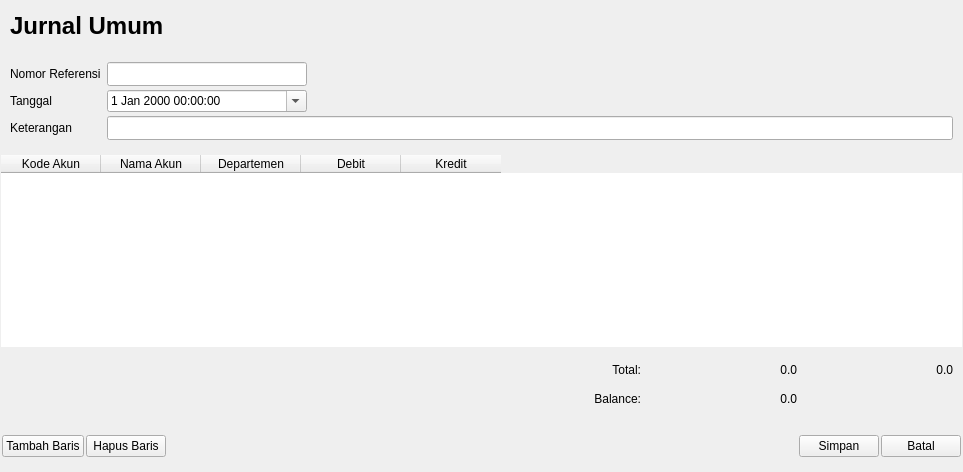
            <widget class="QWidget" name="st_BukuBesar_DaftarTransaksiJurnal_Tambah">
             <layout class="QVBoxLayout" name="ivl_BukuBesar_DaftarTransaksiJurnal_Tambah_Luar">
              <property name="spacing">
               <number>0</number>
              </property>
              <property name="margin">
               <number>0</number>
              </property>
              <item>
               <widget class="QFrame" name="fr_BukuBesar_DaftarTransaksiJurnal_Tambah">
                <property name="styleSheet">
                 <string notr="true">QFrame{border-style:none;border-width:0px;}</string>
                </property>
                <property name="frameShape">
                 <enum>QFrame::StyledPanel</enum>
                </property>
                <property name="frameShadow">
                 <enum>QFrame::Raised</enum>
                </property>
                <layout class="QVBoxLayout" name="ivl_BukuBesar_DaftarTransaksiJurnal_Tambah_Dalam">
                 <property name="spacing">
                  <number>2</number>
                 </property>
                 <property name="margin">
                  <number>1</number>
                 </property>
                 <item>
                  <widget class="QFrame" name="fr_BukuBesar_DaftarTransaksiJurnal_Tambah_Ft">
                   <property name="sizePolicy">
                    <sizepolicy hsizetype="Preferred" vsizetype="Preferred">
                     <horstretch>0</horstretch>
                     <verstretch>1</verstretch>
                    </sizepolicy>
                   </property>
                   <property name="minimumSize">
                    <size>
                     <width>0</width>
                     <height>50</height>
                    </size>
                   </property>
                   <property name="maximumSize">
                    <size>
                     <width>16777215</width>
                     <height>50</height>
                    </size>
                   </property>
                   <property name="frameShape">
                    <enum>QFrame::StyledPanel</enum>
                   </property>
                   <property name="frameShadow">
                    <enum>QFrame::Raised</enum>
                   </property>
                   <layout class="QHBoxLayout" name="ihl_BukuBesar_DaftarTransaksiJurnal_Tambah_Ft">
                    <item>
                     <widget class="QLabel" name="lb_BukuBesar_DaftarTransaksiJurnal_Tambah_Ft_Judul">
                      <property name="sizePolicy">
                       <sizepolicy hsizetype="Preferred" vsizetype="Preferred">
                        <horstretch>0</horstretch>
                        <verstretch>1</verstretch>
                       </sizepolicy>
                      </property>
                      <property name="minimumSize">
                       <size>
                        <width>200</width>
                        <height>0</height>
                       </size>
                      </property>
                      <property name="maximumSize">
                       <size>
                        <width>200</width>
                        <height>16777215</height>
                       </size>
                      </property>
                      <property name="font">
                       <font>
                        <pointsize>18</pointsize>
                        <weight>75</weight>
                        <italic>false</italic>
                        <bold>true</bold>
                       </font>
                      </property>
                      <property name="text">
                       <string>Jurnal Umum</string>
                      </property>
                     </widget>
                    </item>
                    <item>
                     <spacer name="hs_BukuBesar_DaftarTransaksiJurnal_Tambah_Ft_sp">
                      <property name="orientation">
                       <enum>Qt::Horizontal</enum>
                      </property>
                      <property name="sizeHint" stdset="0">
                       <size>
                        <width>377</width>
                        <height>20</height>
                       </size>
                      </property>
                     </spacer>
                    </item>
                   </layout>
                  </widget>
                 </item>
                 <item>
                  <widget class="QFrame" name="fr_BukuBesar_DaftarTransaksiJurnal_Tambah_Fcontent">
                   <property name="sizePolicy">
                    <sizepolicy hsizetype="Preferred" vsizetype="Preferred">
                     <horstretch>0</horstretch>
                     <verstretch>1</verstretch>
                    </sizepolicy>
                   </property>
                   <property name="minimumSize">
                    <size>
                     <width>0</width>
                     <height>100</height>
                    </size>
                   </property>
                   <property name="maximumSize">
                    <size>
                     <width>16777215</width>
                     <height>100</height>
                    </size>
                   </property>
                   <property name="frameShape">
                    <enum>QFrame::StyledPanel</enum>
                   </property>
                   <property name="frameShadow">
                    <enum>QFrame::Raised</enum>
                   </property>
                   <layout class="QFormLayout" name="ifl_BukuBesar_DaftarTransaksiJurnal_Tambah_Fcontent">
                    <property name="verticalSpacing">
                     <number>4</number>
                    </property>
                    <item row="1" column="1">
                     <widget class="QLineEdit" name="le_BukuBesar_DaftarTransaksiJurnal_Tambah_NomorReferensi">
                      <property name="minimumSize">
                       <size>
                        <width>200</width>
                        <height>24</height>
                       </size>
                      </property>
                      <property name="maximumSize">
                       <size>
                        <width>200</width>
                        <height>16777215</height>
                       </size>
                      </property>
                     </widget>
                    </item>
                    <item row="3" column="1">
                     <widget class="QLineEdit" name="le_BukuBesar_DaftarTransaksiJurnal_Tambah_Keterangan">
                      <property name="minimumSize">
                       <size>
                        <width>0</width>
                        <height>24</height>
                       </size>
                      </property>
                     </widget>
                    </item>
                    <item row="3" column="0">
                     <widget class="QLabel" name="lb_BukuBesar_DaftarTransaksiJurnal_Tambah_Keterangan">
                      <property name="text">
                       <string>Keterangan</string>
                      </property>
                     </widget>
                    </item>
                    <item row="2" column="0">
                     <widget class="QLabel" name="lb_BukuBesar_DaftarTransaksiJurnal_Tambah_Tanggal">
                      <property name="text">
                       <string>Tanggal</string>
                      </property>
                     </widget>
                    </item>
                    <item row="1" column="0">
                     <widget class="QLabel" name="lb_BukuBesar_DaftarTransaksiJurnal_Tambah_NomorReferensi">
                      <property name="text">
                       <string>Nomor Referensi</string>
                      </property>
                     </widget>
                    </item>
                    <item row="2" column="1">
                     <widget class="QDateTimeEdit" name="dte_BukuBesar_DaftarTransaksiJurnal_Tambah_Tanggal">
                      <property name="minimumSize">
                       <size>
                        <width>200</width>
                        <height>0</height>
                       </size>
                      </property>
                      <property name="maximumSize">
                       <size>
                        <width>200</width>
                        <height>16777215</height>
                       </size>
                      </property>
                      <property name="calendarPopup">
                       <bool>true</bool>
                      </property>
                     </widget>
                    </item>
                   </layout>
                  </widget>
                 </item>
                 <item>
                  <widget class="QTableWidget" name="tbl_BukuBesar_DaftarTransaksiJurnal_Tambah_List">
                   <property name="sizePolicy">
                    <sizepolicy hsizetype="Expanding" vsizetype="Expanding">
                     <horstretch>0</horstretch>
                     <verstretch>1</verstretch>
                    </sizepolicy>
                   </property>
                   <column>
                    <property name="text">
                     <string>Kode Akun</string>
                    </property>
                   </column>
                   <column>
                    <property name="text">
                     <string>Nama Akun</string>
                    </property>
                   </column>
                   <column>
                    <property name="text">
                     <string>Departemen</string>
                    </property>
                   </column>
                   <column>
                    <property name="text">
                     <string>Debit</string>
                    </property>
                   </column>
                   <column>
                    <property name="text">
                     <string>Kredit</string>
                    </property>
                   </column>
                  </widget>
                 </item>
                 <item>
                  <widget class="QFrame" name="fr_BukuBesar_DaftarTransaksiJurnal_Tambah_Fsum">
                   <property name="sizePolicy">
                    <sizepolicy hsizetype="Preferred" vsizetype="Preferred">
                     <horstretch>0</horstretch>
                     <verstretch>1</verstretch>
                    </sizepolicy>
                   </property>
                   <property name="minimumSize">
                    <size>
                     <width>0</width>
                     <height>70</height>
                    </size>
                   </property>
                   <property name="maximumSize">
                    <size>
                     <width>16777215</width>
                     <height>70</height>
                    </size>
                   </property>
                   <property name="frameShape">
                    <enum>QFrame::StyledPanel</enum>
                   </property>
                   <property name="frameShadow">
                    <enum>QFrame::Raised</enum>
                   </property>
                   <layout class="QGridLayout" name="gridLayout_4">
                    <item row="2" column="1">
                     <widget class="QLabel" name="lb_BukuBesar_DaftarTransaksiJurnal_Tambah_Fsum_Total">
                      <property name="minimumSize">
                       <size>
                        <width>80</width>
                        <height>0</height>
                       </size>
                      </property>
                      <property name="maximumSize">
                       <size>
                        <width>80</width>
                        <height>16777215</height>
                       </size>
                      </property>
                      <property name="text">
                       <string>Total:</string>
                      </property>
                      <property name="alignment">
                       <set>Qt::AlignRight|Qt::AlignTrailing|Qt::AlignVCenter</set>
                      </property>
                     </widget>
                    </item>
                    <item row="3" column="0">
                     <spacer name="hs_BukuBesar_DaftarTransaksiJurnal_Tambah_Fsum_3">
                      <property name="orientation">
                       <enum>Qt::Horizontal</enum>
                      </property>
                      <property name="sizeHint" stdset="0">
                       <size>
                        <width>385</width>
                        <height>20</height>
                       </size>
                      </property>
                     </spacer>
                    </item>
                    <item row="2" column="0">
                     <spacer name="hs_BukuBesar_DaftarTransaksiJurnal_Tambah_Fsum_2">
                      <property name="orientation">
                       <enum>Qt::Horizontal</enum>
                      </property>
                      <property name="sizeHint" stdset="0">
                       <size>
                        <width>335</width>
                        <height>20</height>
                       </size>
                      </property>
                     </spacer>
                    </item>
                    <item row="2" column="3">
                     <widget class="QLabel" name="lb_BukuBesar_DaftarTransaksiJurnal_Tambah_Fsum_VtDebit">
                      <property name="minimumSize">
                       <size>
                        <width>150</width>
                        <height>0</height>
                       </size>
                      </property>
                      <property name="maximumSize">
                       <size>
                        <width>150</width>
                        <height>16777215</height>
                       </size>
                      </property>
                      <property name="text">
                       <string>0.0</string>
                      </property>
                      <property name="alignment">
                       <set>Qt::AlignRight|Qt::AlignTrailing|Qt::AlignVCenter</set>
                      </property>
                     </widget>
                    </item>
                    <item row="2" column="4">
                     <widget class="QLabel" name="lb_BukuBesar_DaftarTransaksiJurnal_Tambah_Fsum_VtKredit">
                      <property name="minimumSize">
                       <size>
                        <width>150</width>
                        <height>0</height>
                       </size>
                      </property>
                      <property name="maximumSize">
                       <size>
                        <width>150</width>
                        <height>16777215</height>
                       </size>
                      </property>
                      <property name="text">
                       <string>0.0</string>
                      </property>
                      <property name="alignment">
                       <set>Qt::AlignRight|Qt::AlignTrailing|Qt::AlignVCenter</set>
                      </property>
                     </widget>
                    </item>
                    <item row="3" column="1">
                     <widget class="QLabel" name="lb_BukuBesar_DaftarTransaksiJurnal_Tambah_Fsum_Balance">
                      <property name="minimumSize">
                       <size>
                        <width>80</width>
                        <height>0</height>
                       </size>
                      </property>
                      <property name="maximumSize">
                       <size>
                        <width>80</width>
                        <height>16777215</height>
                       </size>
                      </property>
                      <property name="text">
                       <string>Balance:</string>
                      </property>
                      <property name="alignment">
                       <set>Qt::AlignRight|Qt::AlignTrailing|Qt::AlignVCenter</set>
                      </property>
                     </widget>
                    </item>
                    <item row="3" column="4">
                     <spacer name="hs_BukuBesar_DaftarTransaksiJurnal_Tambah_Fsum">
                      <property name="orientation">
                       <enum>Qt::Horizontal</enum>
                      </property>
                      <property name="sizeType">
                       <enum>QSizePolicy::Fixed</enum>
                      </property>
                      <property name="sizeHint" stdset="0">
                       <size>
                        <width>150</width>
                        <height>20</height>
                       </size>
                      </property>
                     </spacer>
                    </item>
                    <item row="3" column="3">
                     <widget class="QLabel" name="lb_BukuBesar_DaftarTransaksiJurnal_Tambah_Fsum_VBalance">
                      <property name="minimumSize">
                       <size>
                        <width>150</width>
                        <height>0</height>
                       </size>
                      </property>
                      <property name="maximumSize">
                       <size>
                        <width>150</width>
                        <height>16777215</height>
                       </size>
                      </property>
                      <property name="text">
                       <string>0.0</string>
                      </property>
                      <property name="alignment">
                       <set>Qt::AlignRight|Qt::AlignTrailing|Qt::AlignVCenter</set>
                      </property>
                     </widget>
                    </item>
                   </layout>
                  </widget>
                 </item>
                 <item>
                  <widget class="QFrame" name="fr_BukuBesar_DaftarTransaksiJurnal_Tambah_Fb">
                   <property name="sizePolicy">
                    <sizepolicy hsizetype="Preferred" vsizetype="Preferred">
                     <horstretch>0</horstretch>
                     <verstretch>1</verstretch>
                    </sizepolicy>
                   </property>
                   <property name="minimumSize">
                    <size>
                     <width>0</width>
                     <height>50</height>
                    </size>
                   </property>
                   <property name="maximumSize">
                    <size>
                     <width>16777215</width>
                     <height>50</height>
                    </size>
                   </property>
                   <property name="frameShape">
                    <enum>QFrame::StyledPanel</enum>
                   </property>
                   <property name="frameShadow">
                    <enum>QFrame::Raised</enum>
                   </property>
                   <layout class="QHBoxLayout" name="ihl_BukuBesar_DaftarTransaksiJurnal_Tambah_Fb">
                    <property name="spacing">
                     <number>2</number>
                    </property>
                    <property name="margin">
                     <number>1</number>
                    </property>
                    <item>
                     <widget class="QPushButton" name="tb_BukuBesar_DaftarTransaksiJurnal_Tambah_TambahBaris">
                      <property name="text">
                       <string>Tambah Baris</string>
                      </property>
                     </widget>
                    </item>
                    <item>
                     <widget class="QPushButton" name="tb_BukuBesar_DaftarTransaksiJurnal_Tambah_Delete">
                      <property name="text">
                       <string>Hapus Baris</string>
                      </property>
                     </widget>
                    </item>
                    <item>
                     <spacer name="hs_BukuBesar_DaftarTransaksiJurnal_Tambah_Fb_Sp">
                      <property name="orientation">
                       <enum>Qt::Horizontal</enum>
                      </property>
                      <property name="sizeHint" stdset="0">
                       <size>
                        <width>631</width>
                        <height>20</height>
                       </size>
                      </property>
                     </spacer>
                    </item>
                    <item>
                     <widget class="QPushButton" name="tb_BukuBesar_DaftarTransaksiJurnal_Tambah_Simpan">
                      <property name="text">
                       <string>Simpan</string>
                      </property>
                     </widget>
                    </item>
                    <item>
                     <widget class="QPushButton" name="tb_BukuBesar_DaftarTransaksiJurnal_Tambah_Batal">
                      <property name="text">
                       <string>Batal</string>
                      </property>
                     </widget>
                    </item>
                   </layout>
                  </widget>
                 </item>
                </layout>
               </widget>
              </item>
             </layout>
            </widget>
